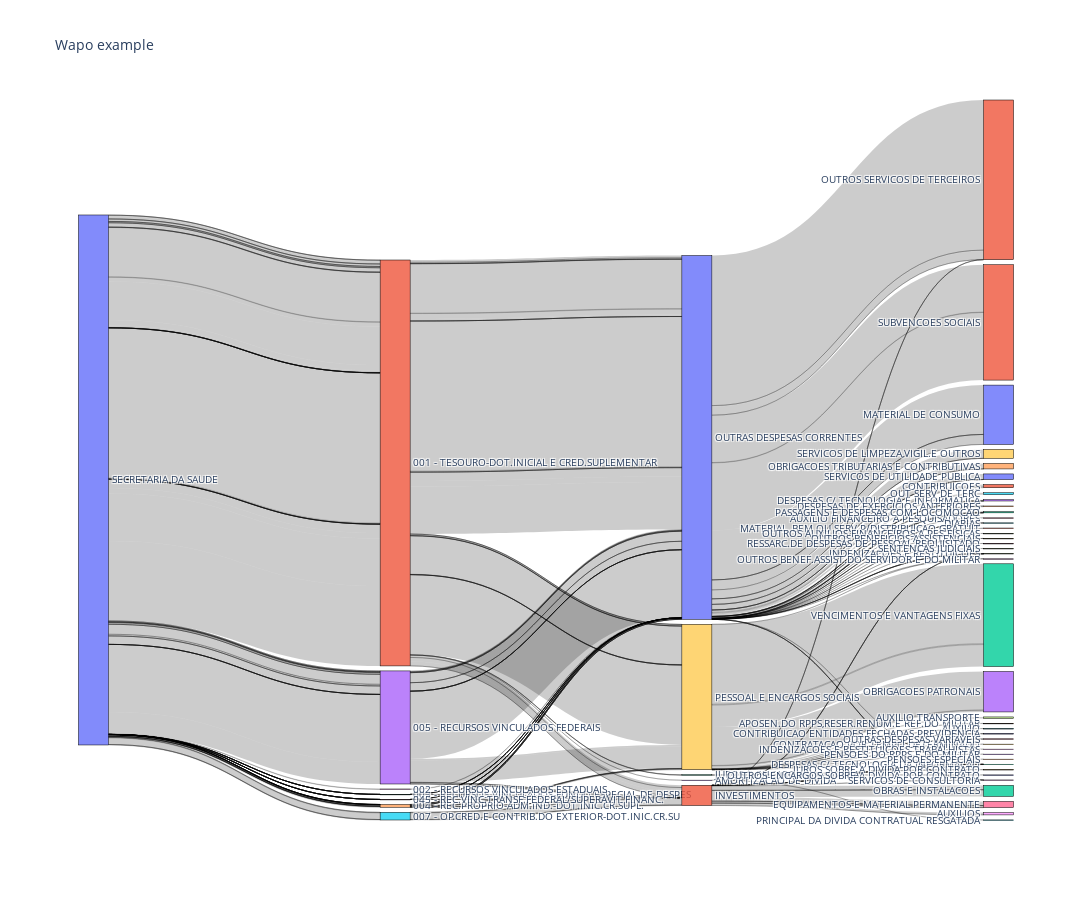

Notebook code cell kept with this figure:
### Code cell
data_trace = dict(
    type='sankey',
    domain = dict(
      x =  [0,1],
      y =  [0,1]
    ),
    orientation = "h",
#     valueformat = ".0f",
    node = dict(
      pad = 5,
      thickness = 30,
      line = dict(
        color = "black",
        width = 0.5
      ),
      label =  df['label']
    ),
    link = dict(
      source = df_final['source_num'],
      target = df_final['target_num'],
      value = df_final['value'],
#       label =  df['label']
  )
)

layout =  dict(
    title = "Wapo example",
    height = 900,
    width = 1200,
    font = dict(
      size = 10
    ),    
)


fig = dict(data=[data_trace], layout=layout)
iplot(fig)

### Figure 1 — Plotly figure (JSON) as saved in the notebook; plotly's stock layout.template omitted (floating-point values rounded to 4 significant figures; data arrays with more than 128 entries replaced by an {"elided": "..."} marker saying what was removed)
{"data": [{"domain": {"x": [0, 1], "y": [0, 1]}, "link": {"source": {"elided": "324 int values"}, "target": {"elided": "324 int values"}, "value": {"elided": "324 float values"}}, "node": {"label": ["SECRETARIA DA SAUDE", "001 - TESOURO-DOT.INICIAL E CRED.SUPLEMENTAR", "003 - RECURSOS VINCULADOS-FUNDO ESPECIAL DE DESPES", "005 - RECURSOS VINCULADOS FEDERAIS", "004 - REC.PROPRIO-ADM.IND.-DOT.INIC.CR.SUPL.", "007 - OP.CRED.E CONTRIB.DO EXTERIOR-DOT.INIC.CR.SU", "045 - REC.VINC.TRANSF.FEDERAL/SUPERAVIT FINANC.", "047 - REC.OPERAC. DE CREDITO-P/SUPERAVIT FINANCEIR", "002 - RECURSOS VINCULADOS ESTADUAIS", "PESSOAL E ENCARGOS SOCIAIS", "OUTRAS DESPESAS CORRENTES", "INVESTIMENTOS", "JUROS E ENCARGOS DA DIVIDA", "AMORTIZACAO DE DIVIDA", "APOSEN.DO RPPS,RESER.RENUM.E REF.DO MILITAR", "AUXILIO", "AUXILIO FINANCEIRO A PESQUISADORES", "AUXILIO TRANSPORTE", "AUXILIOS", "CONTRATACAO POR TEMPO DETERMINADO", "CONTRIBUICAO ENTIDADES FECHADAS PREVIDENCIA", "CONTRIBUICOES", "DESPESAS C/ TECNOLOGIA DA INFORMACAO", "DESPESAS C/ TECNOLOGIA E INFORMATICA", "DESPESAS DE EXERCICIOS ANTERIORES", "DIARIAS", "EQUIPAMENTOS E MATERIAL PERMANENTE", "INDENIZACOES E RESTITUICOES", "INDENIZACOES E RESTITUICOES TRABALHISTAS", "JUROS SOBRE A DIVIDA POR CONTRATO", "MATERIAL DE CONSUMO", "MATERIAL, BEM OU SERV.P/DISTRIBUICAO GRATUIT", "OBRAS E INSTALACOES", "OBRIGACOES PATRONAIS", "OBRIGACOES TRIBUTARIAS E CONTRIBUTIVAS", "OUT SERV DE TERC", "OUTRAS DESPESAS VARIAVEIS", "OUTROS AUXILIOS FINANCEIROS A PES.FISICAS", "OUTROS BENEF.ASSIST.DO SERVIDOR E DO MILITAR", "OUTROS BENEFICIOS ASSISTENCIAIS", "OUTROS ENCARGOS SOBRE A DIVIDA POR CONTRATO", "OUTROS SERVICOS DE TERCEIROS", "PASSAGENS E DESPESAS COM LOCOMOCAO", "PENSOES DO RPPS E DO MILITAR", "PENSOES ESPECIAIS", "PRINCIPAL DA DIVIDA CONTRATUAL RESGATADA", "RESSARC.DE DESPESAS DE PESSOAL REQUISITADO", "SENTENCAS JUDICIAIS", "SERVICOS DE CONSULTORIA", "SERVICOS DE LIMPEZA,VIGIL.E OUTROS", "SERVICOS DE UTILIDADE PUBLICA", "SUBVENCOES SOCIAIS", "VENCIMENTOS E VANTAGENS FIXAS"], "line": {"color": "black", "width": 0.5}, "pad": 5, "thickness": 30, "x": [0.01442, 0.3381, 0.3381, 0.3381, 0.3381, 0.3381, 0.3381, 0.3381, 0.6619, 0.6619, 0.6619, 0.6619, 0.6619, 0.9856, 0.9856, 0.9856, 0.9856, 0.9856, 0.9856, 0.9856, 0.9856, 0.9856, 0.9856, 0.9856, 0.9856, 0.9856, 0.9856, 0.9856, 0.9856, 0.9856, 0.9856, 0.9856, 0.9856, 0.9856, 0.9856, 0.9856, 0.9856, 0.9856, 0.9856, 0.9856, 0.9856, 0.9856, 0.9856, 0.9856, 0.9856, 0.9856, 0.9856, 0.9856, 0.9856, 0.9856, 0.9856, 0.9856], "y": [0.5277, 0.5041, 0.9644, 0.8715, 0.9803, 0.9946, 0.9714, 0.9572, 0.8292, 0.4686, 0.9658, 0.9374, 0.9447, 0.8659, 0.873, 0.5803, 0.8579, 0.9913, 0.8947, 0.8801, 0.5363, 0.9228, 0.556, 0.5644, 0.5874, 0.9785, 0.63, 0.9016, 0.9302, 0.4372, 0.5948, 0.9596, 0.8218, 0.5086, 0.5468, 0.8875, 0.602, 0.6372, 0.6089, 0.9374, 0.1109, 0.5726, 0.9086, 0.9156, 0.9999, 0.6159, 0.6229, 0.9447, 0.4916, 0.5232, 0.3089, 0.7155]}, "orientation": "h", "type": "sankey"}], "layout": {"font": {"size": 10}, "height": 900, "title": {"text": "Wapo example"}, "width": 1200}}
